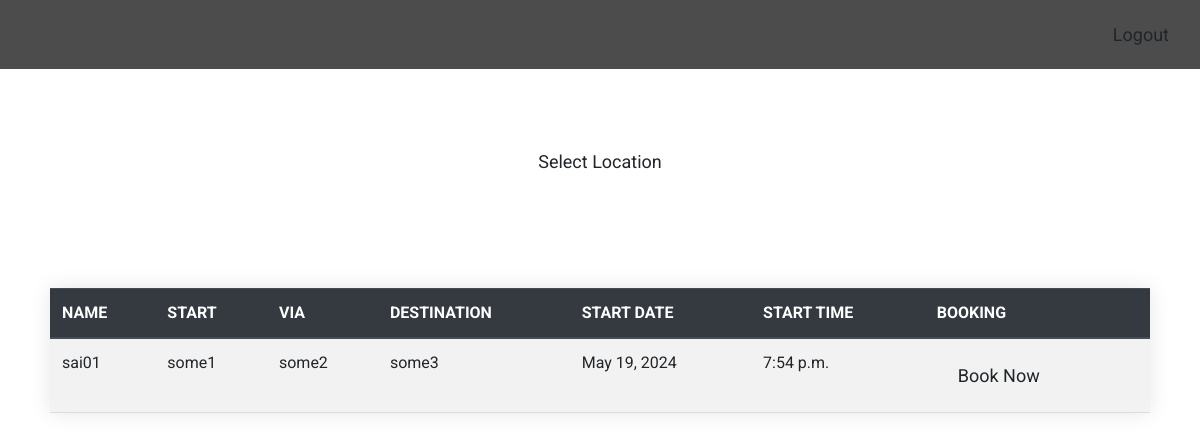
The app's page /h/ with its own data.
### app/models.py (models this page shows, shortened)
class Trip(models.Model):
    name = models.CharField(max_length=100)
    start = models.CharField(max_length=100)
    via = models.CharField(max_length=100, blank=True)
    destination = models.CharField(max_length=100)
    start_date = models.DateField()
    start_time = models.TimeField()

### app/views.py (the view)
# urls.py: path('h/', h, name='h'),
def h(request):
    trips = Trip.objects.all()
    return render(request, 'userdetails/homepage.html',{'trips': trips})

### app/templates/userdetails/homepage.html (shortened to what this page needs)
<!DOCTYPE html>
<html lang="en">
<head>
    <link rel="stylesheet" href="https://cdn.jsdelivr.net/npm/bootstrap@4.4.1/dist/css/bootstrap.min.css">
</head>
<body>
    <div class="navbar">
        <a class="btn btn-custom ml-auto" href="{% url 'app:logout' %}">Logout</a>
    </div>
    <div class="container">
        <div class="row justify-content-center mt-5">
            <div class="col-md-6 text-center">
                <a class="btn btn-custom" href="{% url 'app:save_url' %}">Select Location</a>
            </div>
        </div>
        <h2>Rider Trip Details</h2>
        <table class="table table-striped table-hover mt-4">
          <thead class="thead-dark">
            <tr>
              <th>Name</th>
              <th>Start</th>
              <th>Via</th>
              <th>Destination</th>
              <th>Start Date</th>
              <th>Start Time</th>
              <th>Booking</th>
            </tr>
          </thead>
          <tbody>
            {% for trip in trips %}
            <tr>
              <td>{{ trip.name }}</td>
              <td>{{ trip.start }}</td>
              <td>{{ trip.via }}</td>
              <td>{{ trip.destination }}</td>
              <td>{{ trip.start_date }}</td>
              <td>{{ trip.start_time }}</td>
              <td><a class="btn btn-custom" href="{% url 'app:create_userdetails' %}">Book Now</a></td>
            </tr>
            {% endfor %}
          </tbody>
        </table>
    </div>
</body>
</html>

### app/templates/userdetails/homepage.html (style rules this page uses)
body { font-family: 'Roboto', sans-serif; background-image: url("https://img.freepik.com/free-vector/carpool-concept-illustration_114360-9268.jpg?w=996&t=st=1714497850~exp=1714498450~hmac=a0286e853f8f865ec8d552cc2a8444b017c506f67c30591203eff1cc28ed27a4"); background-size: cover; margin: 0; padding: 0; }
.navbar { background-color: rgba(0, 0, 0, 0.7); padding: 10px; width: 100%; z-index: 999; }
.btn-custom { padding: 10px 20px; font-size: 18px; border-radius: 25px; transition: all 0.3s ease; }
.container { padding: 20px; }
h2 { color: #fff; text-align: center; margin-top: 40px; }
table { width: 100%; border-collapse: collapse; background-color: #fff; box-shadow: 0 0 20px rgba(0, 0, 0, 0.1); }
th, td { padding: 12px 15px; text-align: left; border-bottom: 1px solid #ddd; }
th { background-color: #f2f2f2; color: #333; font-weight: bold; text-transform: uppercase; }

### records on screen
Trip: name "sai01", start "some1", via "some2", destination "some3", start_date "May 19, 2024", start_time "7:54 p.m."
